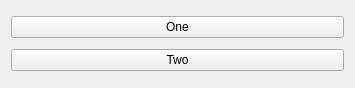
<?xml version="1.0" encoding="UTF-8"?>
<ui version="4.0">
 <class>Widget</class>
 <widget class="QWidget" name="Widget">
  <property name="geometry">
   <rect>
    <x>0</x>
    <y>0</y>
    <width>355</width>
    <height>88</height>
   </rect>
  </property>
  <property name="windowTitle">
   <string>Widget</string>
  </property>
  <layout class="QVBoxLayout" name="verticalLayout">
   <item>
    <widget class="QPushButton" name="pushButton">
     <property name="text">
      <string>One</string>
     </property>
    </widget>
   </item>
   <item>
    <widget class="QPushButton" name="pushButton_2">
     <property name="text">
      <string>Two</string>
     </property>
    </widget>
   </item>
  </layout>
 </widget>
 <resources/>
 <connections/>
</ui>
